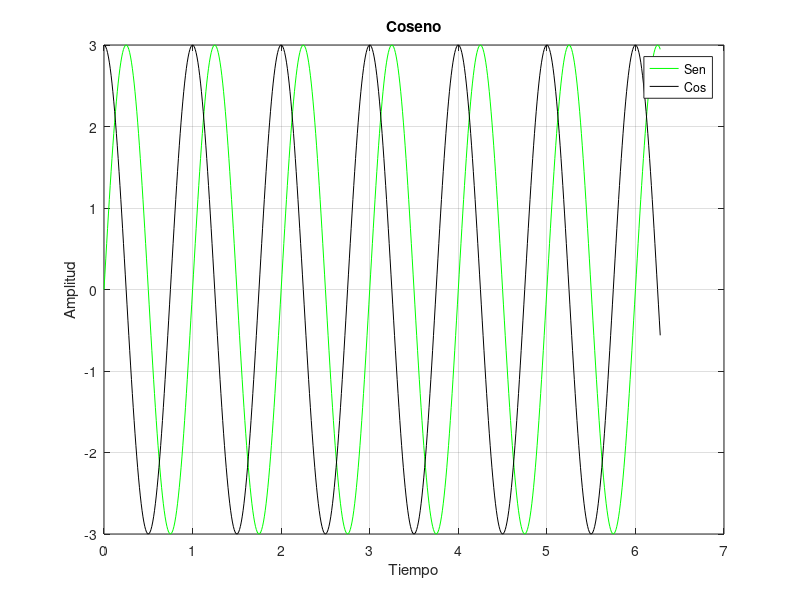

Write the MATLAB code that produced this figure.
% GRAFICAR FUNCIONES

% Definimos una variable en tiempo que inicia en cero con incrementos de .01 y termina en 2 * pi

t = 0 : 0.01 : 2 * pi;
f = 1;
A = 3;

% GRAFICA 1
X = A * sin(2 * pi * f * t);
plot(t, X, 'g')                             % -> Comando el cual nos deja gráficar los datos ingresados
grid on                                     % -> Vista de osciloscopio
xlabel('Tiempo')                            % -> Leyenda para el eje X
ylabel('Amplitud')                          % -> Leyenda para el eje Y
title('Seno')                               % -> Titulo de la gráfica

% GRAFICA 2
Y = A * cos(2 * pi * f * t);
hold on                                     % -> Comando retenedor, mantiene las graficas en una sola ventana
% figure(2)                                   -> Abre otra ventana
plot(t, Y, 'k')
grid on
xlabel('Tiempo')
ylabel('Amplitud')
title('Coseno')

legend('Sen', 'Cos')                        % -> Legenda que nos ayuda a diferenciar/ubicar cada dato de la gráfica

% Una vez que se ha códificado lo necesario guardamos el archivo y lo corremos.